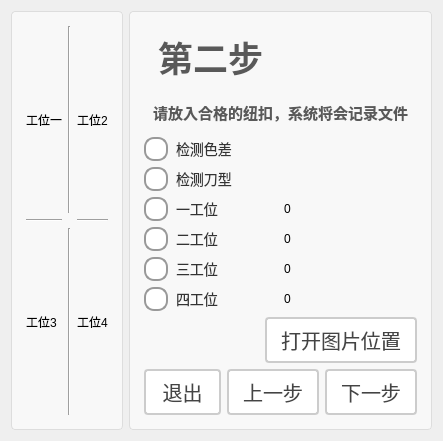
     <widget class="QWidget" name="tab_4">
      <attribute name="title">
       <string>tab_4</string>
      </attribute>
      <layout class="QHBoxLayout" name="horizontalLayout_14" stretch="5,2">
       <item>
        <widget class="QGroupBox" name="groupBox_3">
         <property name="styleSheet">
          <string notr="true">QGroupBox {
    border: 1px solid #DDD;
    border-radius: 4px;
    font: bold 14px;
    color: #666;
    background-color: #F8F8F8;
    padding: 5px; 
}

QGroupBox::title {
    subcontrol-origin: margin;
    subcontrol-position: top left;
    left: 10px;
    padding: 0 5px;
}</string>
         </property>
         <property name="title">
          <string/>
         </property>
         <layout class="QGridLayout" name="gridLayout_2">
          <item row="0" column="0">
           <widget class="QLabel" name="label_tab4_imgDisplay1">
            <property name="sizePolicy">
             <sizepolicy hsizetype="Minimum" vsizetype="Minimum">
              <horstretch>0</horstretch>
              <verstretch>0</verstretch>
             </sizepolicy>
            </property>
            <property name="text">
             <string>工位一</string>
            </property>
           </widget>
          </item>
          <item row="0" column="1">
           <widget class="Line" name="line_7">
            <property name="orientation">
             <enum>Qt::Orientation::Vertical</enum>
            </property>
           </widget>
          </item>
          <item row="0" column="2">
           <widget class="QLabel" name="label_tab4_imgDisplay2">
            <property name="sizePolicy">
             <sizepolicy hsizetype="Minimum" vsizetype="Minimum">
              <horstretch>0</horstretch>
              <verstretch>0</verstretch>
             </sizepolicy>
            </property>
            <property name="text">
             <string>工位2</string>
            </property>
           </widget>
          </item>
          <item row="1" column="0">
           <widget class="Line" name="line_6">
            <property name="orientation">
             <enum>Qt::Orientation::Horizontal</enum>
            </property>
           </widget>
          </item>
          <item row="1" column="2">
           <widget class="Line" name="line_5">
            <property name="orientation">
             <enum>Qt::Orientation::Horizontal</enum>
            </property>
           </widget>
          </item>
          <item row="2" column="0">
           <widget class="QLabel" name="label_tab4_imgDisplay3">
            <property name="text">
             <string>工位3</string>
            </property>
           </widget>
          </item>
          <item row="2" column="1">
           <widget class="Line" name="line_8">
            <property name="orientation">
             <enum>Qt::Orientation::Vertical</enum>
            </property>
           </widget>
          </item>
          <item row="2" column="2">
           <widget class="QLabel" name="label_tab4_imgDisplay4">
            <property name="sizePolicy">
             <sizepolicy hsizetype="Minimum" vsizetype="Preferred">
              <horstretch>0</horstretch>
              <verstretch>0</verstretch>
             </sizepolicy>
            </property>
            <property name="text">
             <string>工位4</string>
            </property>
           </widget>
          </item>
         </layout>
        </widget>
       </item>
       <item>
        <widget class="QGroupBox" name="groupBox_4">
         <property name="styleSheet">
          <string notr="true">QGroupBox {
    border: 1px solid #DDD;
    border-radius: 4px;
    font: bold 14px;
    color: #666;
    background-color: #F8F8F8;
    padding: 5px; 
}

QGroupBox::title {
    subcontrol-origin: margin;
    subcontrol-position: top left;
    left: 10px;
    padding: 0 5px;
}</string>
         </property>
         <property name="title">
          <string/>
         </property>
         <layout class="QVBoxLayout" name="verticalLayout_8" stretch="1,1,2,0,2,2,2">
          <item>
           <widget class="QLabel" name="label_24">
            <property name="styleSheet">
             <string notr="true">QLabel {
       font-size: 35px;        
       font-weight: bold;        
       color:  rgb(89, 89, 89);       
       padding: 5px 5px;     
       border-bottom: 2px solid #cccccc; 
    }</string>
            </property>
            <property name="text">
             <string>第二步</string>
            </property>
           </widget>
          </item>
          <item>
           <widget class="QLabel" name="label_16">
            <property name="styleSheet">
             <string notr="true">QLabel {
       font-size: 15px;        
       font-weight: bold;        
       color:  rgb(89, 89, 89);       
       padding: 5px 5px;     
       border-bottom: 2px solid #cccccc; 
    }</string>
            </property>
            <property name="text">
             <string>请放入合格的纽扣，系统将会记录文件</string>
            </property>
           </widget>
          </item>
          <item>
           <widget class="QRadioButton" name="rbtn_tab4_filterColor">
            <property name="styleSheet">
             <string notr="true">QRadioButton {
    spacing: 8px;
    font-size: 14px;
    color: #333;  /* 保持原始文字颜色 */
}

/* 未选中状态 */
QRadioButton::indicator {
    width: 20px;
    height: 20px;
    border-radius: 10px;
    border: 2px solid #999;
    background: #ffffff;
}

/* 悬停效果 */
QRadioButton::indicator:hover {
    border: 2px solid #666;
}

/* 选中状态 */
QRadioButton::indicator:checked {
    border: 2px solid #FF6B00;  /* 橙色边框 */
}

/* 选中时的内圆 */
QRadioButton::indicator:checked {
    background-color: qradialgradient(
        cx:0.5, cy:0.5,
        radius:0.4,
        fx:0.5, fy:0.5,
        stop:0 #FF6B00,  /* 主橙色 */
        stop:1 transparent
    );
}

/* 禁用状态 */
QRadioButton:::disabled {
    border: 2px solid #ccc;
    background: #eee;
}

/* 点击动画效果 */
QRadioButton::indicator:pressed {
    border: 2px solid #CC5500;  /* 深橙色边框 */
    background-color: qradialgradient(
        cx:0.5, cy:0.5,
        radius:0.5,
        fx:0.5, fy:0.5,
        stop:0 #FFD8B3,  /* 浅橙色渐变 */
        stop:1 transparent
    );
}</string>
            </property>
            <property name="text">
             <string>检测色差</string>
            </property>
           </widget>
          </item>
          <item>
           <widget class="QRadioButton" name="rbtn_tab4_checkBladeShape">
            <property name="styleSheet">
             <string notr="true">QRadioButton {
    spacing: 8px;
    font-size: 14px;
    color: #333;  /* 保持原始文字颜色 */
}

/* 未选中状态 */
QRadioButton::indicator {
    width: 20px;
    height: 20px;
    border-radius: 10px;
    border: 2px solid #999;
    background: #ffffff;
}

/* 悬停效果 */
QRadioButton::indicator:hover {
    border: 2px solid #666;
}

/* 选中状态 */
QRadioButton::indicator:checked {
    border: 2px solid #FF6B00;  /* 橙色边框 */
}

/* 选中时的内圆 */
QRadioButton::indicator:checked {
    background-color: qradialgradient(
        cx:0.5, cy:0.5,
        radius:0.4,
        fx:0.5, fy:0.5,
        stop:0 #FF6B00,  /* 主橙色 */
        stop:1 transparent
    );
}

/* 禁用状态 */
QRadioButton:::disabled {
    border: 2px solid #ccc;
    background: #eee;
}

/* 点击动画效果 */
QRadioButton::indicator:pressed {
    border: 2px solid #CC5500;  /* 深橙色边框 */
    background-color: qradialgradient(
        cx:0.5, cy:0.5,
        radius:0.5,
        fx:0.5, fy:0.5,
        stop:0 #FFD8B3,  /* 浅橙色渐变 */
        stop:1 transparent
    );
}</string>
            </property>
            <property name="text">
             <string>检测刀型</string>
            </property>
           </widget>
          </item>
          <item>
           <layout class="QHBoxLayout" name="horizontalLayout_10">
            <item>
             <layout class="QVBoxLayout" name="verticalLayout_10">
              <item>
               <widget class="QRadioButton" name="rbtn_tab4_firstWork1">
                <property name="styleSheet">
                 <string notr="true">QRadioButton {
    spacing: 8px;
    font-size: 14px;
    color: #333; /* 文字颜色始终保持这个值 */
}

/* 未选中状态 */
QRadioButton::indicator {
    width: 20px;
    height: 20px;
    border-radius: 10px;
    border: 2px solid #999;
    background: #ffffff;
}

/* 悬停效果 */
QRadioButton::indicator:hover {
    border: 2px solid #666;
}

/* 选中状态 */
QRadioButton::indicator:checked {
    border: 2px solid #FFD700; /* 黄色边框 */
}

/* 选中时的内圆 */
QRadioButton::indicator:checked {
    background-color: qradialgradient(
        cx:0.5, cy:0.5,
        radius:0.4,
        fx:0.5, fy:0.5,
        stop:0 #FFD700,
        stop:1 transparent
    );
}

/* 禁用状态 */
QRadioButton::indicator:disabled {
    border: 2px solid #ccc;
    background: #eee;
}

/* 移除文字颜色修改的代码 */

/* 点击动画效果 */
QRadioButton::indicator:pressed {
    border: 2px solid #CC9900;
    background-color: qradialgradient(
        cx:0.5, cy:0.5,
        radius:0.5,
        fx:0.5, fy:0.5,
        stop:0 #FFF59D,
        stop:1 transparent
    );
}</string>
                </property>
                <property name="text">
                 <string>一工位</string>
                </property>
               </widget>
              </item>
              <item>
               <widget class="QRadioButton" name="rbtn_tab4_firstWork2">
                <property name="styleSheet">
                 <string notr="true">QRadioButton {
    spacing: 8px;
    font-size: 14px;
    color: #333; /* 文字颜色始终保持这个值 */
}

/* 未选中状态 */
QRadioButton::indicator {
    width: 20px;
    height: 20px;
    border-radius: 10px;
    border: 2px solid #999;
    background: #ffffff;
}

/* 悬停效果 */
QRadioButton::indicator:hover {
    border: 2px solid #666;
}

/* 选中状态 */
QRadioButton::indicator:checked {
    border: 2px solid #FFD700; /* 黄色边框 */
}

/* 选中时的内圆 */
QRadioButton::indicator:checked {
    background-color: qradialgradient(
        cx:0.5, cy:0.5,
        radius:0.4,
        fx:0.5, fy:0.5,
        stop:0 #FFD700,
        stop:1 transparent
    );
}

/* 禁用状态 */
QRadioButton::indicator:disabled {
    border: 2px solid #ccc;
    background: #eee;
}

/* 移除文字颜色修改的代码 */

/* 点击动画效果 */
QRadioButton::indicator:pressed {
    border: 2px solid #CC9900;
    background-color: qradialgradient(
        cx:0.5, cy:0.5,
        radius:0.5,
        fx:0.5, fy:0.5,
        stop:0 #FFF59D,
        stop:1 transparent
    );
}</string>
                </property>
                <property name="text">
                 <string>二工位</string>
                </property>
               </widget>
              </item>
              <item>
               <widget class="QRadioButton" name="rbtn_tab4_firstWork3">
                <property name="styleSheet">
                 <string notr="true">QRadioButton {
    spacing: 8px;
    font-size: 14px;
    color: #333; /* 文字颜色始终保持这个值 */
}

/* 未选中状态 */
QRadioButton::indicator {
    width: 20px;
    height: 20px;
    border-radius: 10px;
    border: 2px solid #999;
    background: #ffffff;
}

/* 悬停效果 */
QRadioButton::indicator:hover {
    border: 2px solid #666;
}

/* 选中状态 */
QRadioButton::indicator:checked {
    border: 2px solid #FFD700; /* 黄色边框 */
}

/* 选中时的内圆 */
QRadioButton::indicator:checked {
    background-color: qradialgradient(
        cx:0.5, cy:0.5,
        radius:0.4,
        fx:0.5, fy:0.5,
        stop:0 #FFD700,
        stop:1 transparent
    );
}

/* 禁用状态 */
QRadioButton::indicator:disabled {
    border: 2px solid #ccc;
    background: #eee;
}

/* 移除文字颜色修改的代码 */

/* 点击动画效果 */
QRadioButton::indicator:pressed {
    border: 2px solid #CC9900;
    background-color: qradialgradient(
        cx:0.5, cy:0.5,
        radius:0.5,
        fx:0.5, fy:0.5,
        stop:0 #FFF59D,
        stop:1 transparent
    );
}</string>
                </property>
                <property name="text">
                 <string>三工位</string>
                </property>
               </widget>
              </item>
              <item>
               <widget class="QRadioButton" name="rbtn_tab4_firstWork4">
                <property name="styleSheet">
                 <string notr="true">QRadioButton {
    spacing: 8px;
    font-size: 14px;
    color: #333; /* 文字颜色始终保持这个值 */
}

/* 未选中状态 */
QRadioButton::indicator {
    width: 20px;
    height: 20px;
    border-radius: 10px;
    border: 2px solid #999;
    background: #ffffff;
}

/* 悬停效果 */
QRadioButton::indicator:hover {
    border: 2px solid #666;
}

/* 选中状态 */
QRadioButton::indicator:checked {
    border: 2px solid #FFD700; /* 黄色边框 */
}

/* 选中时的内圆 */
QRadioButton::indicator:checked {
    background-color: qradialgradient(
        cx:0.5, cy:0.5,
        radius:0.4,
        fx:0.5, fy:0.5,
        stop:0 #FFD700,
        stop:1 transparent
    );
}

/* 禁用状态 */
QRadioButton::indicator:disabled {
    border: 2px solid #ccc;
    background: #eee;
}

/* 移除文字颜色修改的代码 */

/* 点击动画效果 */
QRadioButton::indicator:pressed {
    border: 2px solid #CC9900;
    background-color: qradialgradient(
        cx:0.5, cy:0.5,
        radius:0.5,
        fx:0.5, fy:0.5,
        stop:0 #FFF59D,
        stop:1 transparent
    );
}</string>
                </property>
                <property name="text">
                 <string>四工位</string>
                </property>
               </widget>
              </item>
             </layout>
            </item>
            <item>
             <layout class="QVBoxLayout" name="verticalLayout_11">
              <item>
               <widget class="QLabel" name="label_tab4_tabImgCount1">
                <property name="text">
                 <string>0</string>
                </property>
               </widget>
              </item>
              <item>
               <widget class="QLabel" name="label_tab4_tabImgCount2">
                <property name="text">
                 <string>0</string>
                </property>
               </widget>
              </item>
              <item>
               <widget class="QLabel" name="label_tab4_tabImgCount3">
                <property name="text">
                 <string>0</string>
                </property>
               </widget>
              </item>
              <item>
               <widget class="QLabel" name="label_tab4_tabImgCount4">
                <property name="text">
                 <string>0</string>
                </property>
               </widget>
              </item>
             </layout>
            </item>
           </layout>
          </item>
          <item>
           <layout class="QHBoxLayout" name="horizontalLayout_11" stretch="3,2">
            <item>
             <spacer name="horizontalSpacer_9">
              <property name="orientation">
               <enum>Qt::Orientation::Horizontal</enum>
              </property>
              <property name="sizeHint" stdset="0">
               <size>
                <width>40</width>
                <height>20</height>
               </size>
              </property>
             </spacer>
            </item>
            <item>
             <widget class="QPushButton" name="pbtn_tab4_openImgLocate">
              <property name="sizePolicy">
               <sizepolicy hsizetype="Minimum" vsizetype="Minimum">
                <horstretch>0</horstretch>
                <verstretch>0</verstretch>
               </sizepolicy>
              </property>
              <property name="styleSheet">
               <string notr="true">QPushButton {
    padding: 6px 14px;
    border: 2px solid #CCC;
    border-radius: 4px;
    background-color: white;
    color: #444;
    font-size: 20px; 
}

QPushButton:hover {
    border-color: #999;
    background-color: #F5F5F5;
}

QPushButton:pressed {
    border-color: #777;
    background-color: #EEE;
}</string>
              </property>
              <property name="text">
               <string>打开图片位置</string>
              </property>
             </widget>
            </item>
           </layout>
          </item>
          <item>
           <layout class="QHBoxLayout" name="horizontalLayout_13" stretch="1,1,1">
            <item>
             <widget class="QPushButton" name="pbtn_tab4_exit">
              <property name="sizePolicy">
               <sizepolicy hsizetype="Minimum" vsizetype="Minimum">
                <horstretch>0</horstretch>
                <verstretch>0</verstretch>
               </sizepolicy>
              </property>
              <property name="styleSheet">
               <string notr="true">QPushButton {
    padding: 6px 14px;
    border: 2px solid #CCC;
    border-radius: 4px;
    background-color: white;
    color: #444;
    font-size: 20px; 
}

QPushButton:hover {
    border-color: #999;
    background-color: #F5F5F5;
}

QPushButton:pressed {
    border-color: #777;
    background-color: #EEE;
}</string>
              </property>
              <property name="text">
               <string>退出</string>
              </property>
             </widget>
            </item>
            <item>
             <widget class="QPushButton" name="pbtn_tab4_preStep">
              <property name="sizePolicy">
               <sizepolicy hsizetype="Minimum" vsizetype="Minimum">
                <horstretch>0</horstretch>
                <verstretch>0</verstretch>
               </sizepolicy>
              </property>
              <property name="styleSheet">
               <string notr="true">QPushButton {
    padding: 6px 14px;
    border: 2px solid #CCC;
    border-radius: 4px;
    background-color: white;
    color: #444;
    font-size: 20px; 
}

QPushButton:hover {
    border-color: #999;
    background-color: #F5F5F5;
}

QPushButton:pressed {
    border-color: #777;
    background-color: #EEE;
}</string>
              </property>
              <property name="text">
               <string>上一步</string>
              </property>
             </widget>
            </item>
            <item>
             <widget class="QPushButton" name="pbtn_tab4_nexStep">
              <property name="sizePolicy">
               <sizepolicy hsizetype="Minimum" vsizetype="Minimum">
                <horstretch>0</horstretch>
                <verstretch>0</verstretch>
               </sizepolicy>
              </property>
              <property name="styleSheet">
               <string notr="true">QPushButton {
    padding: 6px 14px;
    border: 2px solid #CCC;
    border-radius: 4px;
    background-color: white;
    color: #444;
    font-size: 20px; 
}

QPushButton:hover {
    border-color: #999;
    background-color: #F5F5F5;
}

QPushButton:pressed {
    border-color: #777;
    background-color: #EEE;
}</string>
              </property>
              <property name="text">
               <string>下一步</string>
              </property>
             </widget>
            </item>
           </layout>
          </item>
         </layout>
        </widget>
       </item>
      </layout>
     </widget>
